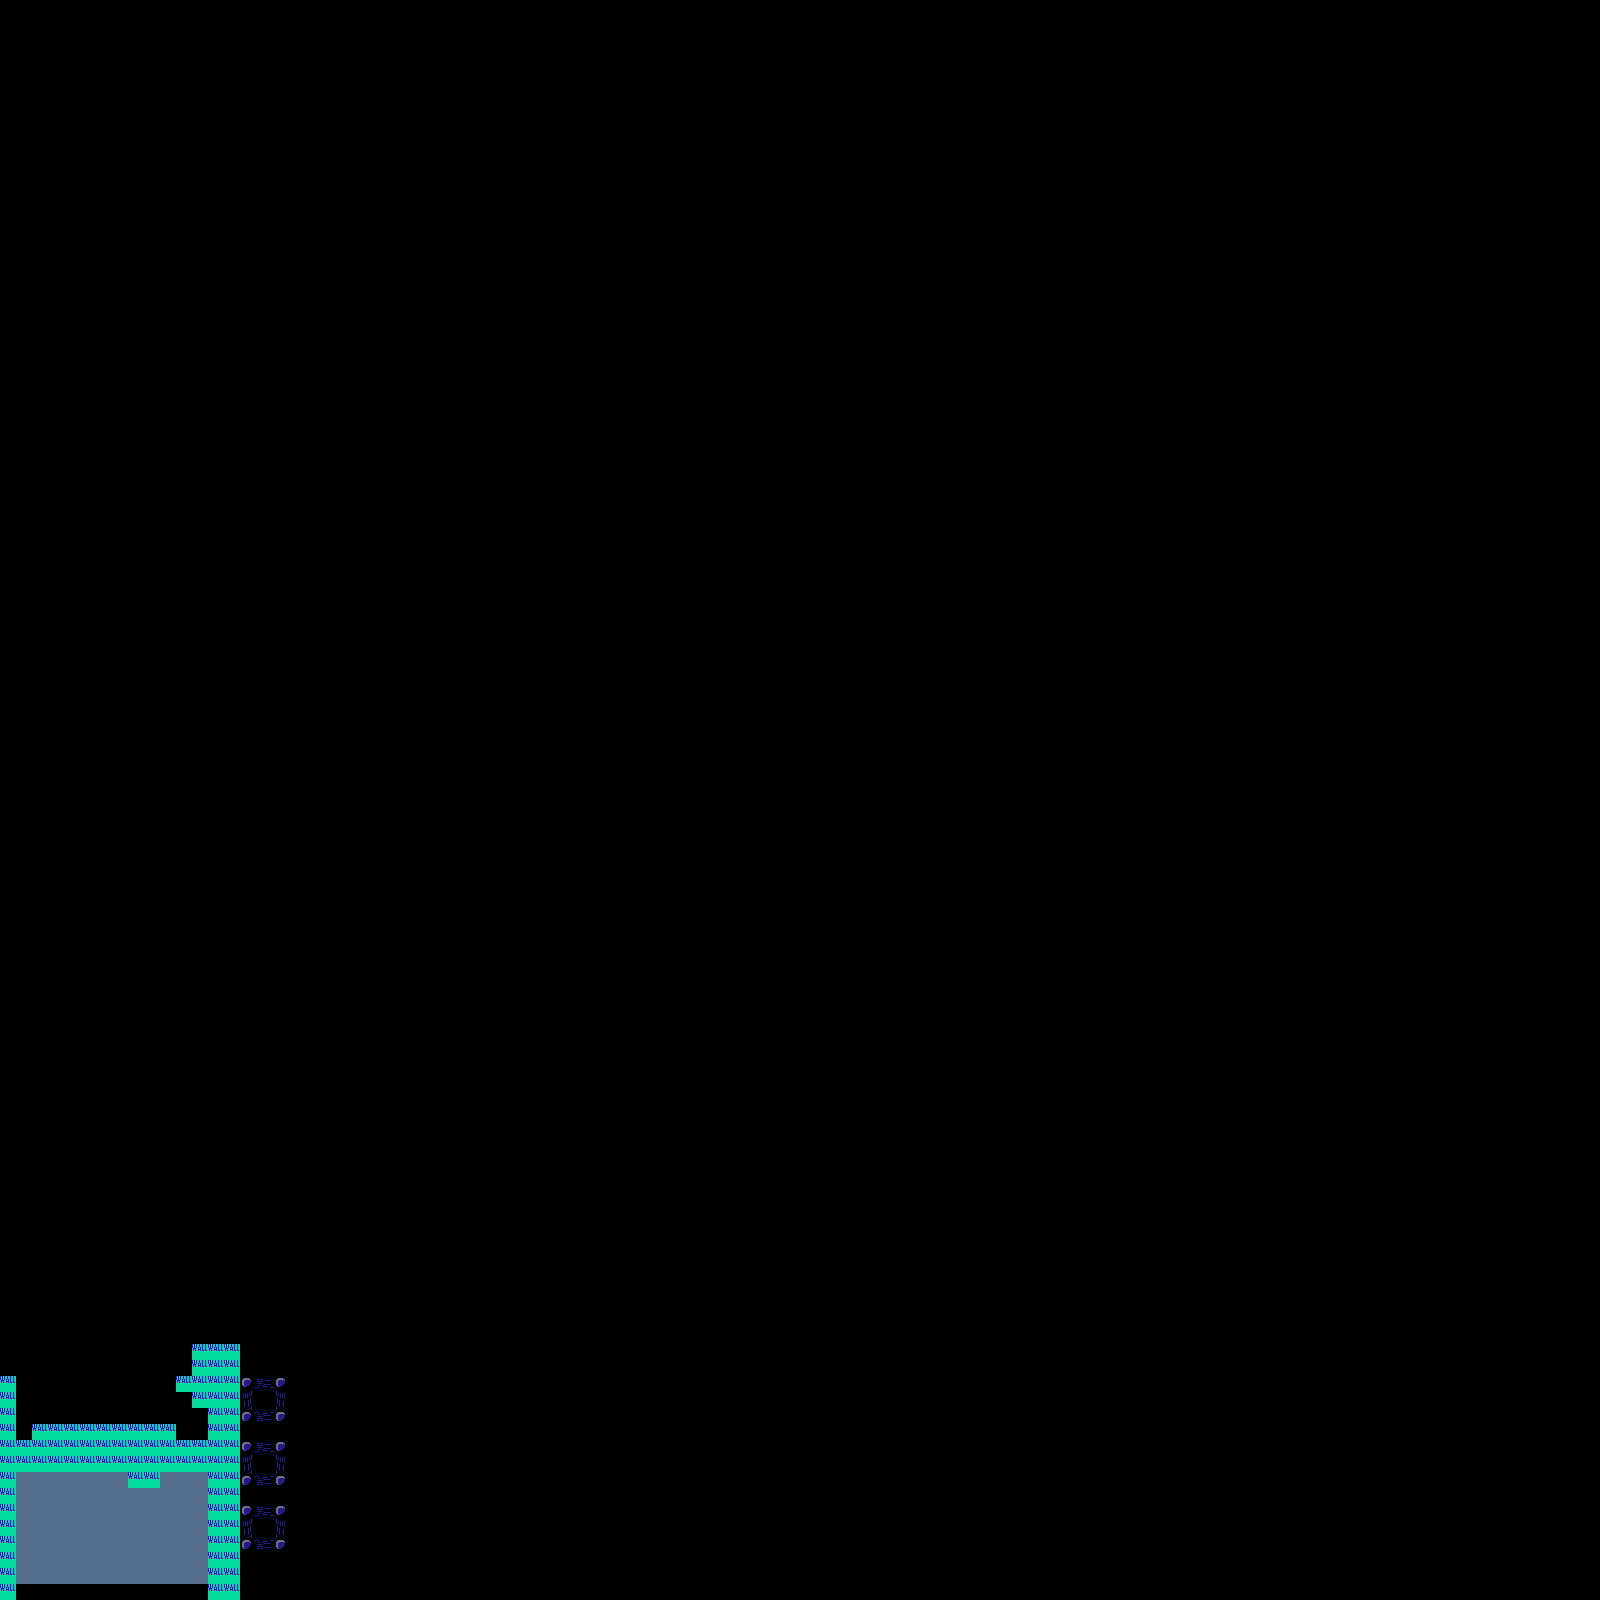

Tiled map render using the project's own tile images. Description and the map definition, with tile-layer contents summarised, below:
An orthogonal 100x100 tile map with 16x16 px tiles, 2 tile layers (Tile Layer 1, Tile Layer 2), 3 tilesets.

<map version="1.0" tiledversion="1.0.2" orientation="orthogonal" renderorder="right-down" width="100" height="100" tilewidth="16" tileheight="16" nextobjectid="1">
 <tileset firstgid="1" name="Level1" tilewidth="16" tileheight="16" spacing="1" margin="1" tilecount="88" columns="8">
  <image source="topmanstage.png" width="137" height="188" />
 </tileset>
 <tileset firstgid="89" source="HiddenLayer.tsx" />
 <tileset firstgid="93" source="Tileset2.tsx" />
 <layer name="Tile Layer 1" width="100" height="100">
  <data>[10000 cells, 106 non-empty, 9 distinct tile ids]</data>
 </layer>
 <layer name="Tile Layer 2" width="100" height="100">
  <data>[10000 cells, 86 non-empty, 1 distinct tile ids]</data>
 </layer>
</map>
